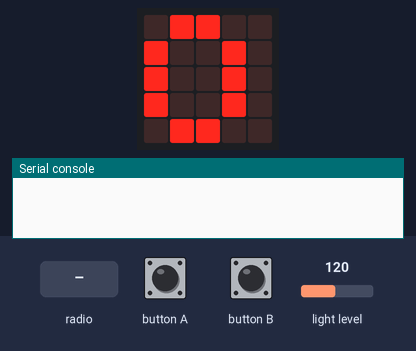
This program was run on a simulated BBC micro:bit (MakeCode). Shown: the board's 5×5 LED display, the last lines printed to the serial console. The inputs (shaded band) are chosen by the test bench; at power-on: light level 120. No radio messages arrive unless stated (any console line starting 'radio sent:' is added by the test bench).

Above: at 1.9 s.
2.0 s: button B pressed for 0.15 s
At 3.5 s:
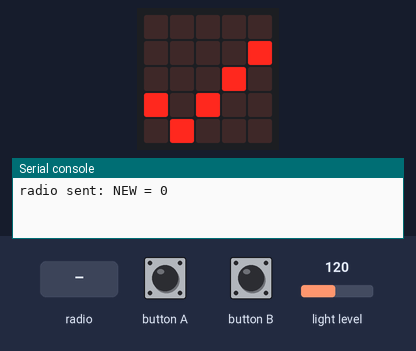
4.6 s: radio message "START=1" arrives
At 5.1 s:
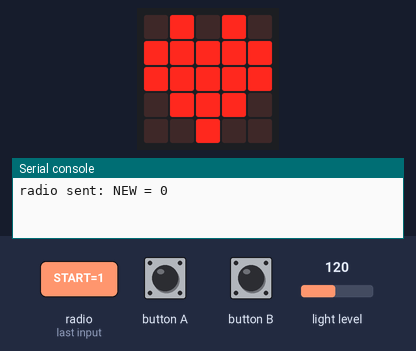
Timing chart, 0 to 7.6 s (numbered marks = the images above; inputs shaded):
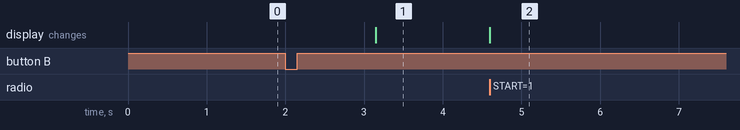

Measured:
- after the input at 2.0 s, the display: changes after 1.2 s (image 1)
- after the input at 4.6 s, the display: changes at once (image 2)

The program:

main.ts
```typescript
function checkLight(){
    const level = input.lightLevel();
    if (analyze(level)) {
        basic.showIcon(IconNames.SmallHeart)
        basic.pause(2000)
        basic.clearScreen();
    }
}

const threashold = 200;

function analyze(level: number):boolean{
    if(level > threashold){
        return true;
    }
    return false;
}


new Config().run()
```

config.ts
```typescript
let mode = 0;
class Config{
    constructor(public player:number = 0){}
    run(){
        input.onButtonPressed(Button.B,()=>this.join())
        input.onButtonPressed(Button.A, () => this.changePlayer())
        this.show();
    }
    show(){
        basic.showNumber(this.player);
    }
    changePlayer(){
        this.player = (this.player+1)%20;
        this.show();
    }
    join(){
            // Check if player already exists
            radio.setGroup(0)
            radio.setTransmitPower(7)
            radio.setFrequencyBand(0)
            radio.onReceivedValue((key, value) => {
                if (key === "EXISTS" && value === 1){
                    // Bad player
                    basic.showIcon(IconNames.No)
                    this.player = -1;
                }
            })
            radio.sendValue("NEW",this.player)
            const start = input.runningTime();
            control.inBackground(()=>{
                basic.pause(1000)
                if(this.player === -1){
                    this.player = 0;
                    this.show();
                }else{
                    radio.onReceivedValue(()=>{})
                    basic.showIcon(IconNames.Yes)
                    this.joined();
                }
            })
    }
    joined(){
        input.onButtonPressed(Button.A,()=>{})
        input.onButtonPressed(Button.B, ()=>this.start(true))
        radio.onReceivedValue((key,value)=>{
            if(key === "NEW" && value === this.player){
                radio.sendValue("EXISTS",1)
            }
            if(key === "START" && value === 1){
                this.start();
            }
        })
    }
    start(first: boolean = false){
        radio.onReceivedValue(()=>{})
        if(first){
            radio.sendValue("START",1)
        }
       new Game(this.player).start();
    }
}
```

game.ts
```typescript
const numberOfLives: number = 10;

class Game{
    lives: number
    constructor(public player: number = 0){
        this.lives = numberOfLives;
    }
    threashold = 200;
    start(){
        input.onButtonPressed(Button.A,()=>{})
        input.onButtonPressed(Button.B, () => { })
        basic.showIcon(IconNames.Heart)
        this.initShootReceiver()
    }
    initShootReceiver(){
        basic.forever(()=>this.checkLight())
    }
    isDead():boolean{
        return this.lives <= 0;
    }
    dead(){
        basic.showIcon(IconNames.Skull);
        this.lives = 0;
    }
    shooted(){
        this.lives--;
        if(this.isDead()){
            this.dead();
            return;
        }
        basic.showIcon(IconNames.SmallDiamond)
        basic.showIcon(IconNames.Diamond)
        basic.showIcon(IconNames.SmallDiamond)
        led.plotBarGraph(this.lives, numberOfLives)
        basic.pause(2000)
        basic.clearScreen();
    }
    checkLight() {
        const level = input.lightLevel();
        if (analyze(level)) {
            this.shooted();
        }
    }
    analyzeShoot(level: number): boolean {
        return level > threashold;
    }
}
```

test.ts
```typescript
// les tests vont ici ; cela ne sera pas compilé si ce paquet est utilisé en tant qu'extension.
```
